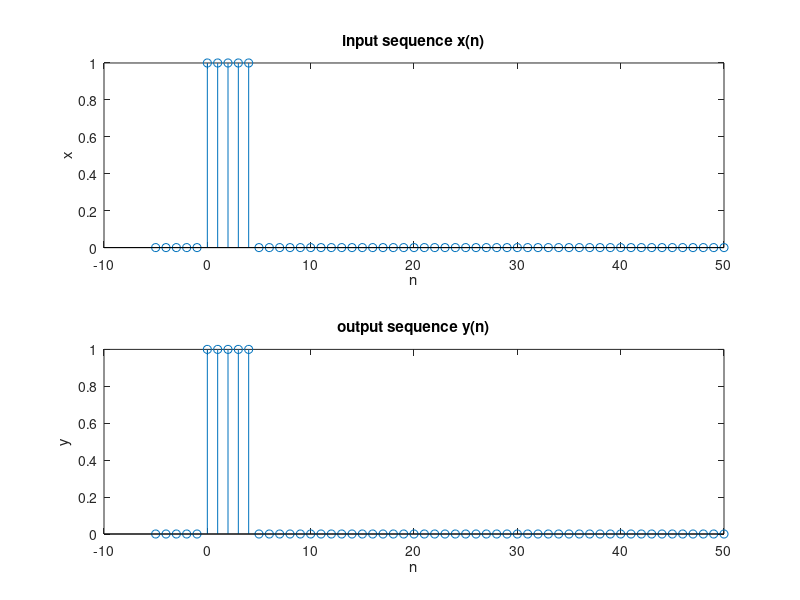

The MATLAB source for this figure:
b=input('Enter the coefficients of x: ');
a=input('Enter the coefficients of y: ');
n=[-5:50];
x=[(n>=0)]-[(n>4)];
figure(1);
subplot(2,1,1);
stem(n,x);
title('input sequence x(n)');
xlabel('n');
ylabel('x');
subplot(2,1,2);
y=filter(b,a,x);
stem(n,y);
title('output sequence y(n)');
xlabel('n');
ylabel('y');
